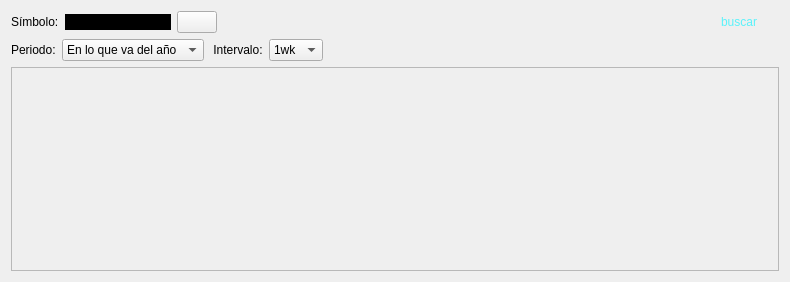
<?xml version="1.0" encoding="UTF-8"?>
<ui version="4.0">
 <class>Widget</class>
 <widget class="QWidget" name="Widget">
  <property name="geometry">
   <rect>
    <x>0</x>
    <y>0</y>
    <width>790</width>
    <height>282</height>
   </rect>
  </property>
  <property name="windowTitle">
   <string>Tickers</string>
  </property>
  <layout class="QVBoxLayout" name="verticalLayout_2">
   <item>
    <layout class="QHBoxLayout" name="horizontalLayout">
     <item>
      <widget class="QLabel" name="label">
       <property name="sizePolicy">
        <sizepolicy hsizetype="Preferred" vsizetype="Fixed">
         <horstretch>0</horstretch>
         <verstretch>0</verstretch>
        </sizepolicy>
       </property>
       <property name="text">
        <string>Símbolo:</string>
       </property>
      </widget>
     </item>
     <item>
      <widget class="QLineEdit" name="symbol">
       <property name="sizePolicy">
        <sizepolicy hsizetype="Preferred" vsizetype="Fixed">
         <horstretch>0</horstretch>
         <verstretch>0</verstretch>
        </sizepolicy>
       </property>
       <property name="styleSheet">
        <string notr="true">background-color: #000; color: #5bf2fa;</string>
       </property>
       <property name="text">
        <string/>
       </property>
       <property name="frame">
        <bool>false</bool>
       </property>
      </widget>
     </item>
     <item>
      <widget class="QPushButton" name="pushButton">
       <property name="text">
        <string/>
       </property>
       <property name="icon">
        <iconset theme="QIcon::ThemeIcon::DialogInformation"/>
       </property>
      </widget>
     </item>
     <item>
      <widget class="QLabel" name="name">
       <property name="sizePolicy">
        <sizepolicy hsizetype="Expanding" vsizetype="Fixed">
         <horstretch>0</horstretch>
         <verstretch>0</verstretch>
        </sizepolicy>
       </property>
       <property name="text">
        <string/>
       </property>
      </widget>
     </item>
     <item>
      <widget class="QPushButton" name="search">
       <property name="cursor">
        <cursorShape>PointingHandCursor</cursorShape>
       </property>
       <property name="mouseTracking">
        <bool>true</bool>
       </property>
       <property name="tabletTracking">
        <bool>true</bool>
       </property>
       <property name="styleSheet">
        <string notr="true">background-color: #000; color: #5bf2fa;</string>
       </property>
       <property name="text">
        <string>buscar</string>
       </property>
       <property name="flat">
        <bool>true</bool>
       </property>
      </widget>
     </item>
    </layout>
   </item>
   <item>
    <layout class="QHBoxLayout" name="horizontalLayout_2">
     <item>
      <widget class="QLabel" name="label_2">
       <property name="sizePolicy">
        <sizepolicy hsizetype="Preferred" vsizetype="Fixed">
         <horstretch>0</horstretch>
         <verstretch>0</verstretch>
        </sizepolicy>
       </property>
       <property name="text">
        <string>Periodo:</string>
       </property>
      </widget>
     </item>
     <item>
      <widget class="QComboBox" name="period">
       <property name="currentIndex">
        <number>7</number>
       </property>
       <item>
        <property name="text">
         <string>1 día</string>
        </property>
       </item>
       <item>
        <property name="text">
         <string>5 días</string>
        </property>
       </item>
       <item>
        <property name="text">
         <string>1 mes</string>
        </property>
       </item>
       <item>
        <property name="text">
         <string>3 meses</string>
        </property>
       </item>
       <item>
        <property name="text">
         <string>6 meses</string>
        </property>
       </item>
       <item>
        <property name="text">
         <string>1 año</string>
        </property>
       </item>
       <item>
        <property name="text">
         <string>2 años</string>
        </property>
       </item>
       <item>
        <property name="text">
         <string>En lo que va del año</string>
        </property>
       </item>
       <item>
        <property name="text">
         <string>Máximo</string>
        </property>
       </item>
      </widget>
     </item>
     <item>
      <widget class="QLabel" name="label_3">
       <property name="text">
        <string> Intervalo:</string>
       </property>
      </widget>
     </item>
     <item>
      <widget class="QComboBox" name="interval">
       <property name="currentText">
        <string>1wk</string>
       </property>
       <property name="currentIndex">
        <number>2</number>
       </property>
       <item>
        <property name="text">
         <string>1d</string>
        </property>
       </item>
       <item>
        <property name="text">
         <string>5d</string>
        </property>
       </item>
       <item>
        <property name="text">
         <string>1wk</string>
        </property>
       </item>
       <item>
        <property name="text">
         <string>1mo</string>
        </property>
       </item>
       <item>
        <property name="text">
         <string>3mo</string>
        </property>
       </item>
      </widget>
     </item>
     <item>
      <widget class="QLabel" name="label_4">
       <property name="sizePolicy">
        <sizepolicy hsizetype="Expanding" vsizetype="Preferred">
         <horstretch>0</horstretch>
         <verstretch>0</verstretch>
        </sizepolicy>
       </property>
       <property name="text">
        <string/>
       </property>
       <property name="alignment">
        <set>Qt::AlignmentFlag::AlignRight|Qt::AlignmentFlag::AlignTrailing|Qt::AlignmentFlag::AlignVCenter</set>
       </property>
      </widget>
     </item>
    </layout>
   </item>
   <item>
    <widget class="QFrame" name="frame">
     <property name="sizePolicy">
      <sizepolicy hsizetype="Preferred" vsizetype="Expanding">
       <horstretch>0</horstretch>
       <verstretch>0</verstretch>
      </sizepolicy>
     </property>
     <property name="frameShape">
      <enum>QFrame::Shape::StyledPanel</enum>
     </property>
     <property name="frameShadow">
      <enum>QFrame::Shadow::Raised</enum>
     </property>
     <layout class="QVBoxLayout" name="verticalLayout_3">
      <item>
       <layout class="QVBoxLayout" name="verticalLayout"/>
      </item>
     </layout>
    </widget>
   </item>
  </layout>
 </widget>
 <resources/>
 <connections/>
</ui>
